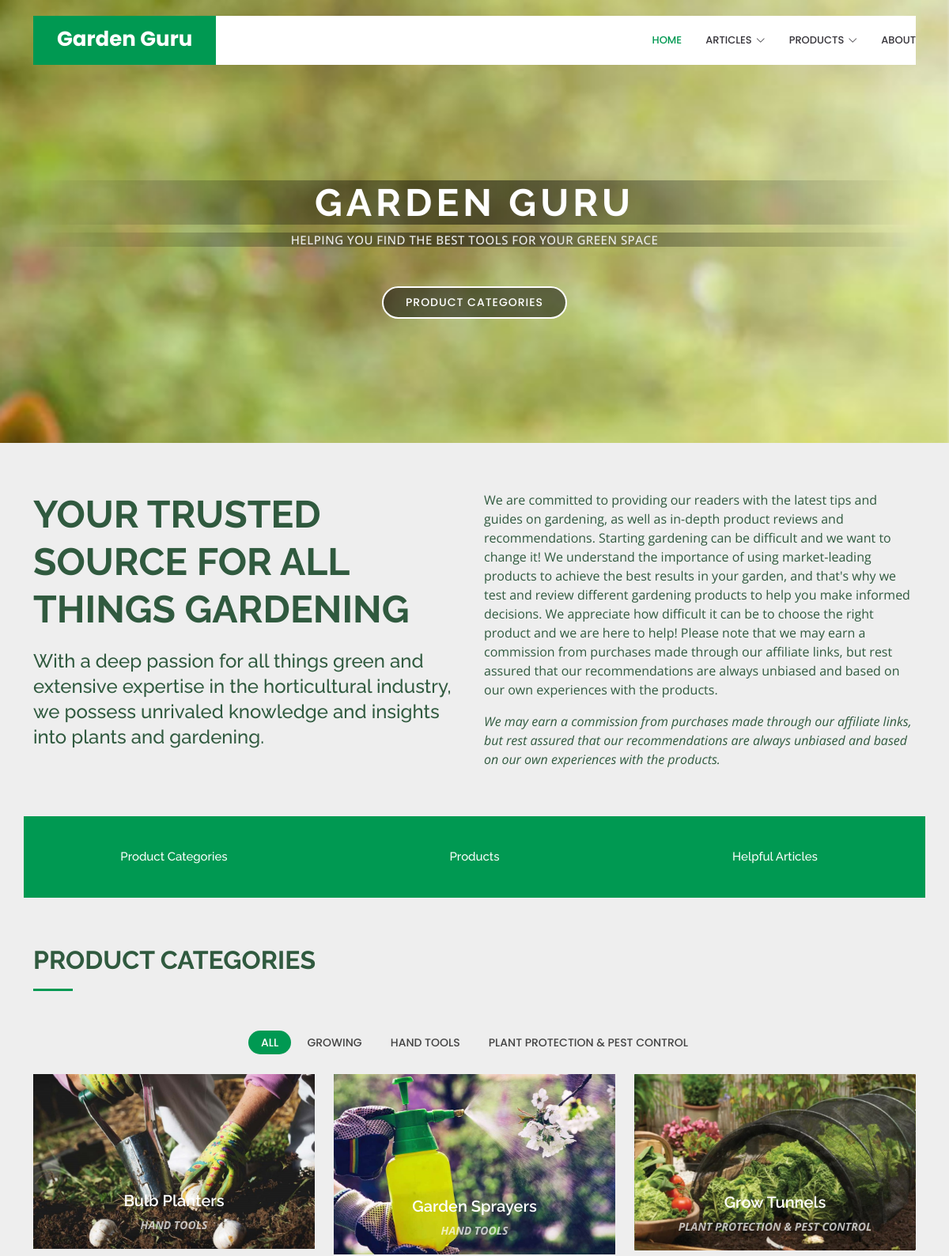
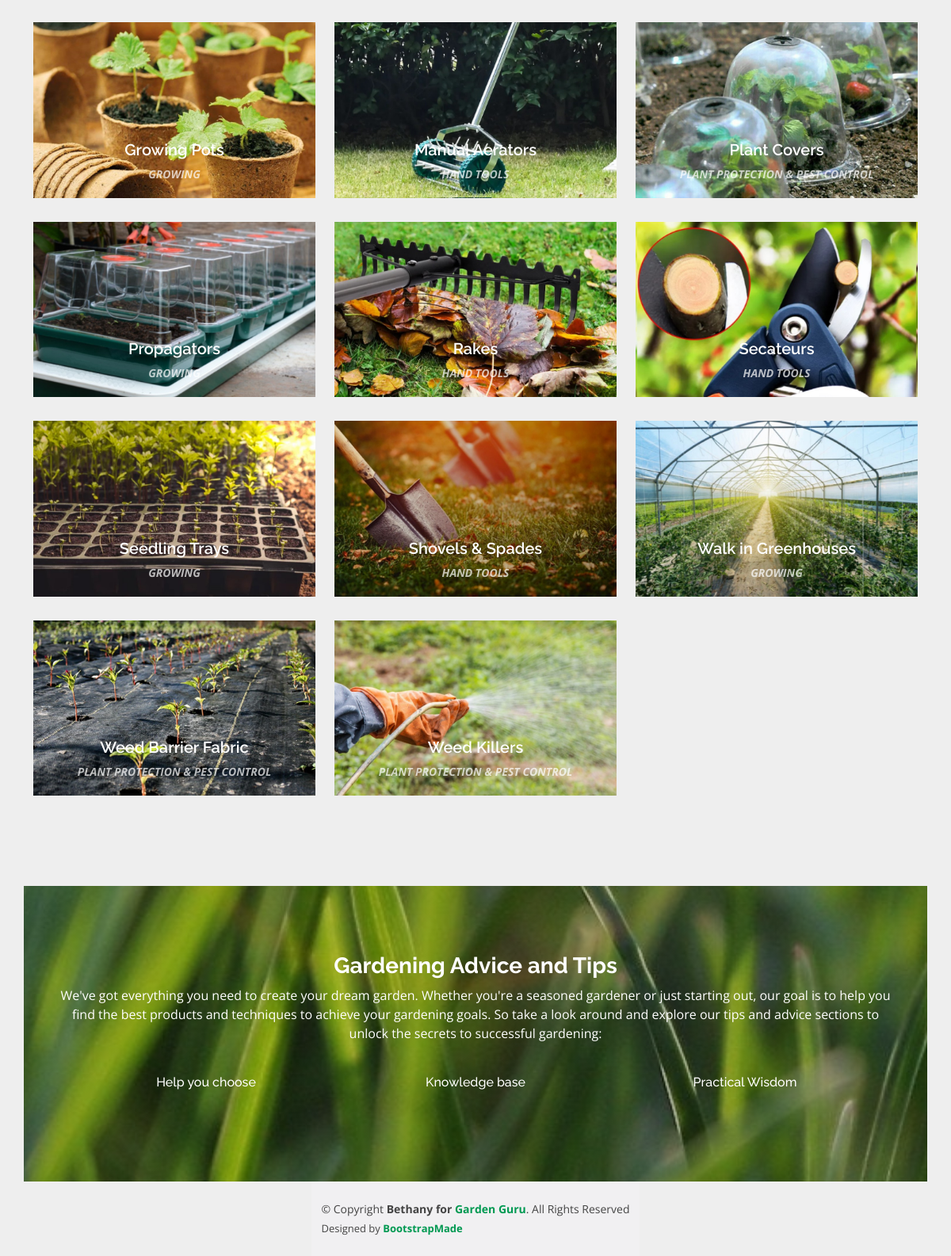
The page / on the database its author committed (2 pictures, top to bottom).
### main/models.py (models this page shows, shortened)
class ProductCategoryGroup(models.Model):
	ProductCategoryGroupName = models.CharField(max_length=200)
	ProductCategoryGroupimg = models.CharField(max_length=200)
	ProductCategoryLastUpdated = models.DateTimeField(default=timezone.now)
	bolDisplay = models.IntegerField(default=1)
	def __str__(self):
		return self.ProductCategoryGroupName

class ProductCategory(models.Model):
	ProductCategoryName = models.CharField(max_length=200)
	ProductCategoryGroupName = models.ForeignKey(ProductCategoryGroup, on_delete=models.CASCADE)
	ProductCategoryDesc1 = models.CharField(max_length=1000)
	ProductCategoryDesc2 = models.CharField(max_length=1000)
	ProductCategoryDesc3 = models.CharField(max_length=1000)
	ProductCategoryFeatures = models.CharField(max_length=1000)
	ProductCategoryAddInfo = models.CharField(max_length=1000, blank=True)
	ProductCategoryimg = models.CharField(max_length=400)
	ProductCategoryLastUpdated = models.DateTimeField(default=timezone.now)
	bolDisplay = models.IntegerField(default=1)

class NavSubCat(models.Model):
	NavSubCatName = models.CharField(max_length=200)
	LastUpdated = models.DateTimeField(auto_now_add=True)
	NavCatName = models.ForeignKey(NavCat, on_delete=models.CASCADE)
	ArticleCategoryimg = models.CharField(max_length=200, blank=True, null=True)
	def __str__(self):
		return self.NavSubCatName

### main/views.py (the view)
# urls.py: path('', views.index, name='index'),
def index(response):
	return render(response, 'main/index.html', {'ProductCategories':ProductCategories,
												'ProductCategoryGroups':ProductCategoryGroups,
												'Year':datetime.datetime.now().year,
												'ProductLists':ProductList.objects.all().filter(bolDisplay=1),
												'NavSubCats':NavSubCats,
												'Articles':Articles,
												})

### main/templates/main/index.html (shortened to what this page needs)
{% extends 'main/base.html' %}
{% block content %}
  <section id="hero" class="d-flex align-items-center">
    <div class="container text-center position-relative" data-aos="fade-in" data-aos-delay="200">
      <h1>Garden Guru</h1>
      <h2>Helping You Find the Best Tools for Your Green Space</h2>
      <a href="index.html#categories" class="btn-get-started scrollto">Product Categories</a>
    </div>
  </section>
  <main id="main">
    <section id="about" class="about">
      <div class="container">
        <div class="row content">
          <div class="col-lg-6" data-aos="fade-right" data-aos-delay="100">
            <h2>Your Trusted Source for All Things Gardening</h2>
            <h3>With a deep passion for all things green and extensive expertise in the horticultural industry, we possess unrivaled knowledge and insights into plants and gardening.</h3>
          </div>
          <div class="col-lg-6 pt-4 pt-lg-0" data-aos="fade-left" data-aos-delay="200">
            <p>
              We are committed to providing our readers with the latest tips and guides on gardening, as well as in-depth product reviews and recommendations. Starting gardening can be difficult and we want to change it! We understand the importance of using market-leading products to achieve the best results in your garden, and that's why we test and review different gardening products to help you make informed decisions. We appreciate how difficult it can be to choose the right product and we are here to help!
              Please note that we may earn a commission from purchases made through our affiliate links, but rest assured that our recommendations are always unbiased and based on our own experiences with the products.
            </p>
            <p class="fst-italic">
             We may earn a commission from purchases made through our affiliate links, but rest assured that our recommendations are always unbiased and based on our own experiences with the products.
            </p>
          </div>
        </div>
      </div>
    </section>
    <section id="counts" class="counts">
      <div class="container">
        <div class="row counters">
          <div class="col-lg-4 col-6 text-center">
            <p>Product Categories</p>
          </div>
          <div class="col-lg-4 col-6 text-center">
            <p>Products</p>
          </div>
          <div class="col-lg-4 col-6 text-center">
            <p>Helpful Articles</p>
          </div>
        </div>
      </div>
    </section>
    <section id="categories" class="portfolio">
      <div class="container">
        <div class="section-title" data-aos="fade-left">
          <h2>Product Categories</h2>
        </div>
        <div class="row" data-aos="fade-up" data-aos-delay="100">
          <div class="col-lg-12 d-flex justify-content-center">
            <ul id="portfolio-flters">
              <li data-filter="*" class="filter-active">All</li>
              {% for ProductCategoryGroup in ProductCategoryGroups %}
              <li data-filter=".filter-cat{{ProductCategoryGroup.id}}">{{ProductCategoryGroup.ProductCategoryGroupName}}</li>
              {% endfor %}
            </ul>
          </div>
        </div>
        <div class="row portfolio-container" data-aos="fade-up" data-aos-delay="200">
          {% for ProductCategory in ProductCategories %}
          <div class="col-lg-4 col-md-6 portfolio-item filter-cat{{ProductCategory.ProductCategoryGroupName.id}}">
            <a href="productcategory/{{ProductCategory.id}}">
            <div class="portfolio-wrap">
              <img src="/static/{{ProductCategory.ProductCategoryimg}}" class="img-fluid" alt="Best UK {{ProductCategory.ProductCategoryName}} in {{Year}}">
              <div class="portfolio-info">
                <h4>{{ProductCategory.ProductCategoryName}}</h4>
                <p>{{ProductCategory.ProductCategoryGroupName}}</p>
              </div>
            </div>
            </a>
          </div>
        {% endfor %}
      </div>
    </section>
    <section id="cta" class="cta mt-4">
      <div class="container">
        <div class="text-center col-lg-12 p-4" data-aos="zoom-in">
          <h3>Gardening Advice and Tips</h3>
          <p>We've got everything you need to create your dream garden. Whether you're a seasoned gardener or just starting out, our goal is to help you find the best products and techniques to achieve your gardening goals. So take a look around and explore our tips and advice sections to unlock the secrets to successful gardening:</p>
          <div class="container d-flex justify-content-center activedropdown p-4">
        {% for NavSubCat in NavSubCats %}
         <div class="col-lg-4">
                <a href="/articlecategory/{{NavSubCat.id}}"><h6 style="color:white">{{NavSubCat}}</h6></a>
            </div>
        {% endfor %}
            </div>
        </div>
      </div>
    </section>
  </main>
{% endblock %}

### rows shown on the page
ProductCategoryGroup: ProductCategoryGroupName "GROWING"
ProductCategoryGroup: ProductCategoryGroupName "HAND TOOLS"
ProductCategoryGroup: ProductCategoryGroupName "PLANT PROTECTION & PEST CONTROL"
ProductCategory: ProductCategoryimg (picture), ProductCategoryName "Bulb Planters", ProductCategoryGroupName "HAND TOOLS"
ProductCategory: ProductCategoryimg (picture), ProductCategoryName "Garden Sprayers", ProductCategoryGroupName "HAND TOOLS"
ProductCategory: ProductCategoryimg (picture), ProductCategoryName "Grow Tunnels", ProductCategoryGroupName "PLANT PROTECTION & PEST CONTROL"
ProductCategory: ProductCategoryimg (picture), ProductCategoryName "Growing Pots", ProductCategoryGroupName "GROWING"
ProductCategory: ProductCategoryimg (picture), ProductCategoryName "Manual Aerators", ProductCategoryGroupName "HAND TOOLS"
ProductCategory: ProductCategoryimg (picture), ProductCategoryName "Plant Covers", ProductCategoryGroupName "PLANT PROTECTION & PEST CONTROL"
ProductCategory: ProductCategoryimg (picture), ProductCategoryName "Propagators", ProductCategoryGroupName "GROWING"
ProductCategory: ProductCategoryimg (picture), ProductCategoryName "Rakes", ProductCategoryGroupName "HAND TOOLS"
ProductCategory: ProductCategoryimg (picture), ProductCategoryName "Secateurs", ProductCategoryGroupName "HAND TOOLS"
ProductCategory: ProductCategoryimg (picture), ProductCategoryName "Seedling Trays", ProductCategoryGroupName "GROWING"
ProductCategory: ProductCategoryimg (picture), ProductCategoryName "Shovels & Spades", ProductCategoryGroupName "HAND TOOLS"
ProductCategory: ProductCategoryimg (picture), ProductCategoryName "Walk in Greenhouses", ProductCategoryGroupName "GROWING"
ProductCategory: ProductCategoryimg (picture), ProductCategoryName "Weed Barrier Fabric", ProductCategoryGroupName "PLANT PROTECTION & PEST CONTROL"
ProductCategory: ProductCategoryimg (picture), ProductCategoryName "Weed Killers", ProductCategoryGroupName "PLANT PROTECTION & PEST CONTROL"
NavSubCat: NavSubCatName "Help you choose"
NavSubCat: NavSubCatName "Knowledge base"
NavSubCat: NavSubCatName "Practical Wisdom"
